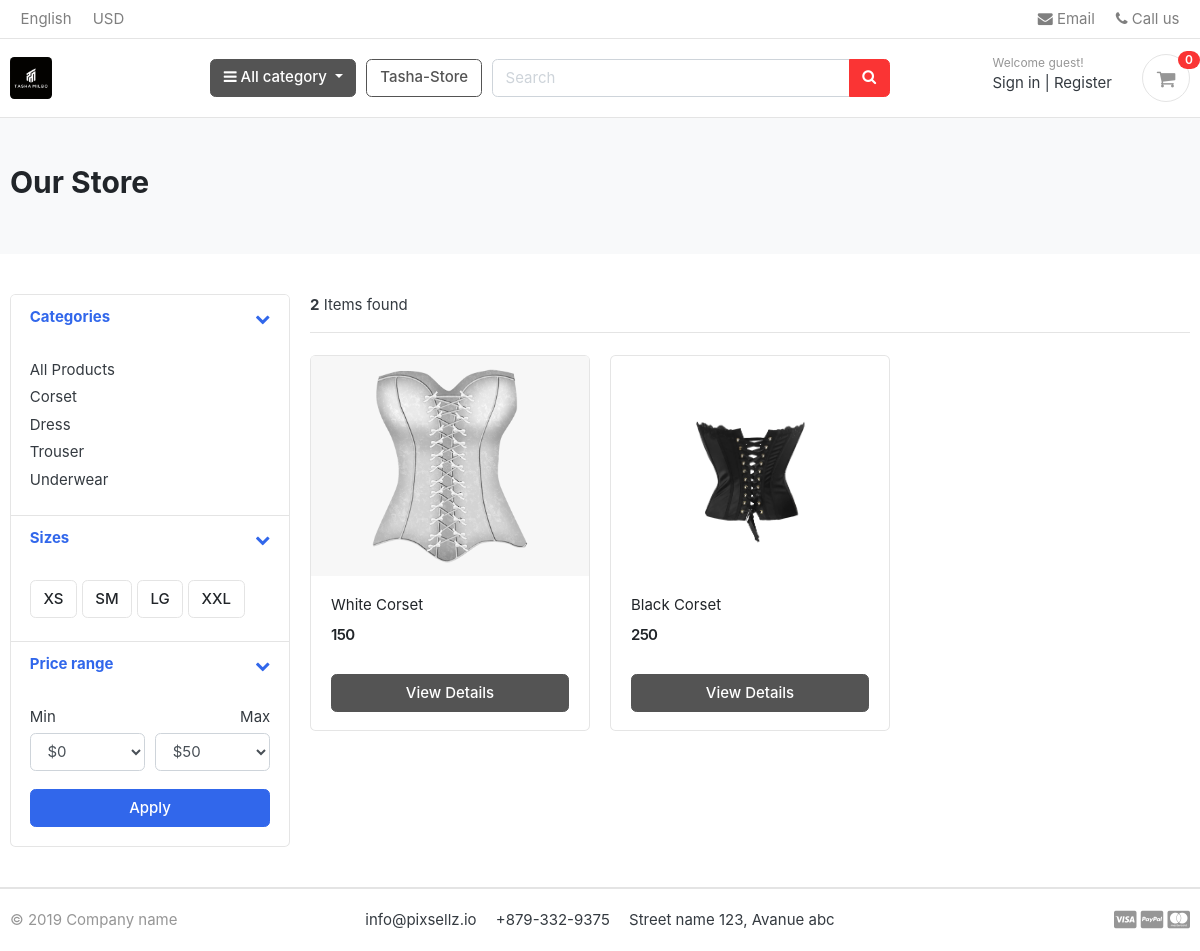
The app's page /store/category/corset/ with its own data.
### category/models.py (models this page shows, shortened)
class Category(models.Model):
    category_name = models.CharField(max_length=50)
    slug = models.SlugField(max_length=100, unique=True)
    description = models.TextField(max_length=255, blank=True)
    cat_image = models.ImageField(upload_to='photos/categories', blank=True)
    class Meta:
        verbose_name = 'category'
        verbose_name_plural = 'categories'
    def get_url(self):
            return reverse('products_by_category', args=[self.slug])

### store/models.py (models this page shows, shortened)
class Product(models.Model):
    product_name = models.CharField(max_length=200, unique=True)
    slug         = models.SlugField(max_length=200, unique=True)
    description  = models.TextField(max_length=500, blank=True)
    price        = models.IntegerField()
    images       = models.ImageField(upload_to='photos/products')
    stock        = models.IntegerField()
    is_available = models.BooleanField(default=True)
    category     = models.ForeignKey(Category, on_delete=models.CASCADE)
    created_date  = models.DateTimeField(auto_now_add=True)
    modified_date= models.DateTimeField(auto_now=True)
    def get_url(self):
        return reverse('product_detail', args=[self.category.slug, self.slug])

### store/views.py (the view)
# urls.py: path('store/', include('store.urls')),
def store(request, category_slug=None):
    categories = None
    products = None
    if category_slug != None:
        categories = get_object_or_404(Category, slug=category_slug)
        products = Product.objects.filter(category=categories, is_available=True)
        paginator = Paginator(products, 3)
        page = request.GET.get('page')
        paged_products = paginator.get_page(page)
        product_count = products.count()
    else:
        products = Product.objects.all().filter(is_available=True).order_by('id')
        paginator = Paginator(products, 3)
        page = request.GET.get('page')
        paged_products = paginator.get_page(page)
        product_count = products.count()
    context = {
    'products': paged_products,
    'product_count': product_count,
    }
    return render(request, 'store/store.html', context)

### carts/context_processors.py (called while the page is built)
def counter(request):
    cart_count = 0
    if 'admin' in request.path:
        return()
    else:
        try:
            cart = Cart.objects.filter(cart_id=_cart_id(request))
            if request.user.is_authenticated:
                cart_items = CartItem.objects.all().filter(user=request.user)
            else:
                cart_items = CartItem.objects.all().filter(cart=cart[:1])
            for cart_item in cart_items:
                cart_count += cart_item.quantity
        except Cart.DoesNotExist:
            cart_count = 0
    return dict(cart_count=cart_count)

### carts/views.py (called while the page is built)
def _cart_id(request):
    cart = request.session.session_key
    if not cart:
        cart = request.session.create()
    return cart

### category/context_processors.py (called while the page is built)
def menu_links(request):
    links = Category.objects.all()
    return dict(links=links)

### templates/store/store.html (shortened to what this page needs)
{% extends 'base.html' %}
{% load static %}
{% block content %}
<section class="section-pagetop bg">
<div class="container">
	{% if 'search' in request.path %}
    <h2 class="title-page">Search Result</h2>
	{% else %}
	  <h2 class="title-page">Our Store</h2>
  {% endif %}
</div>
</section>
<section class="section-content padding-y">
<div class="container">
<div class="row">
	<aside class="col-md-3">
<div class="card">
	<article class="filter-group">
		<header class="card-header">
			<a href="#" data-toggle="collapse" data-target="#collapse_1" aria-expanded="true" class="">
				<i class="icon-control fa fa-chevron-down"></i>
				<h6 class="title">Categories</h6>
			</a>
		</header>
		<div class="filter-content collapse show" id="collapse_1" style="">
			<div class="card-body">
				<ul class="list-menu">
					<li><a href="{% url 'store' %}">All Products</a></li>
					{% for category in links %}
				   <li><a href="{{category.get_url}}">{{category.category_name}}  </a></li>
				  {% endfor %}
				</ul>
			</div>
		</div>
	</article>
	<article class="filter-group">
		<header class="card-header">
			<a href="#" data-toggle="collapse" data-target="#collapse_4" aria-expanded="true" class="">
				<i class="icon-control fa fa-chevron-down"></i>
				<h6 class="title">Sizes </h6>
			</a>
		</header>
		<div class="filter-content collapse show" id="collapse_4" style="">
			<div class="card-body">
			  <label class="checkbox-btn">
			    <span class="btn btn-light"> XS </span>
			  </label>
			  <label class="checkbox-btn">
			    <span class="btn btn-light"> SM </span>
			  </label>
			  <label class="checkbox-btn">
			    <span class="btn btn-light"> LG </span>
			  </label>
			  <label class="checkbox-btn">
			    <span class="btn btn-light"> XXL </span>
			  </label>
		</div>
		</div>
	</article>
	<article class="filter-group">
		<header class="card-header">
			<a href="#" data-toggle="collapse" data-target="#collapse_3" aria-expanded="true" class="">
				<i class="icon-control fa fa-chevron-down"></i>
				<h6 class="title">Price range </h6>
			</a>
		</header>
		<div class="filter-content collapse show" id="collapse_3" style="">
			<div class="card-body">
				<div class="form-row">
				<div class="form-group col-md-6">
				  <label>Min</label>
				  	<select class="mr-2 form-control">
						<option value="0">$0</option>
					</select>
				</div>
				<div class="form-group text-right col-md-6">
				  <label>Max</label>
				  	<select class="mr-2 form-control">
						<option value="50">$50</option>
					</select>
				</div>
				</div>
				<button class="btn btn-block btn-primary">Apply</button>
			</div>
		</div>
	</article>
</div>
	</aside>
	<main class="col-md-9">
<header class="border-bottom mb-4 pb-3">
		<div class="form-inline">
			<span class="mr-md-auto"> <b>{{ product_count }}</b> Items found </span>
		</div>
</header>
<div class="row">
{% if products %}
	{% for product in products %}
	<div class="col-md-4">
		<figure class="card card-product-grid">
			<div class="img-wrap">
				<a href="{{product.get_url}}"><img src="{{ product.images.url }}"></a>
			</div>
			<figcaption class="info-wrap">
				<div class="fix-height">
					<a href="{{product.get_url}}" class="title">{{ product.product_name }}</a>
					<div class="price-wrap mt-2">
						<span class="price">{{ product.price }}</span>
					</div>
				</div>
				<a href="{{product.get_url}}" class="btn btn-block btn-secondary">View Details </a>
			</figcaption>
		</figure>
	</div>
	{% endfor %}
{% else %}
<div>
	<h2>No result found. Please try again.</h2>
</div>
{% endif %}
</div>
	</main>
</div>
</div>
</section>
{% endblock %}

### greatkart/static/css/ui.css (style rules this page uses)
html { font-family: "Inter", sans-serif; font-size: 15px; }
.img-wrap { text-align: center; display: block; }
.img-wrap img { max-width: 100%; }
.price-wrap { letter-spacing: -0.7px; }
.padding-y { padding-top: 40px; padding-bottom: 40px; }
figure { margin-bottom: 0; }
article:after, .form-group:after { display: block; clear: both; content: ""; }
.bg { background-color: #f8f9fa; }
.title-page { color: #212529; }
.btn-light { background-color: #fff; border-color: #e4e4e4; }
[class*=list-] li:after { visibility: hidden; display: block; content: ""; overflow: hidden; height: 0; clear: both; }
.list-menu { list-style: none; margin: 0; padding-left: 0; }
.list-menu li { margin-bottom: 5px; }
.list-menu a { color: #343a40; }
[class*=card-product] a.title { color: #212529; display: block; }
[class*=card-product] .img-wrap { overflow: hidden; position: relative; }
[class*=card-product] .img-wrap img { height: 100%; max-width: 100%; width: auto; display: inline-block; -o-object-fit: cover; object-fit: cover; }
.card-product-grid { margin-bottom: 20px; }
.card-product-grid .img-wrap { border-radius: 0.2rem 0.2rem 0 0; height: 220px; }
.card-product-grid .info-wrap { overflow: hidden; padding: 18px 20px; }
.card-product-grid .fix-height { height: 80px; overflow: hidden; }
.card .img-wrap { overflow: hidden; }
.price { font-weight: 600; color: #212529; }
.icon-control { margin-top: 5px; float: right; font-size: 80%; }
.card-header .title { margin-bottom: 0; line-height: 1.5; }
.filter-group { border-bottom: 1px solid #e4e4e4; }
.filter-group .card-header { border-bottom: 0; }
.filter-group:last-child { border-bottom: 0; }
.checkbox-btn { position: relative; }
.section-pagetop { padding: 45px 0; }

### records on screen
Category: category_name "Corset"
Category: category_name "Dress"
Category: category_name "Trouser"
Category: category_name "Underwear"
Product: images (picture), product_name "White Corset", price "150"
Product: images (picture), product_name "Black Corset", price "250"

### other values on screen
{{ cart_count }} "0"
{{ product_count }} "2"
